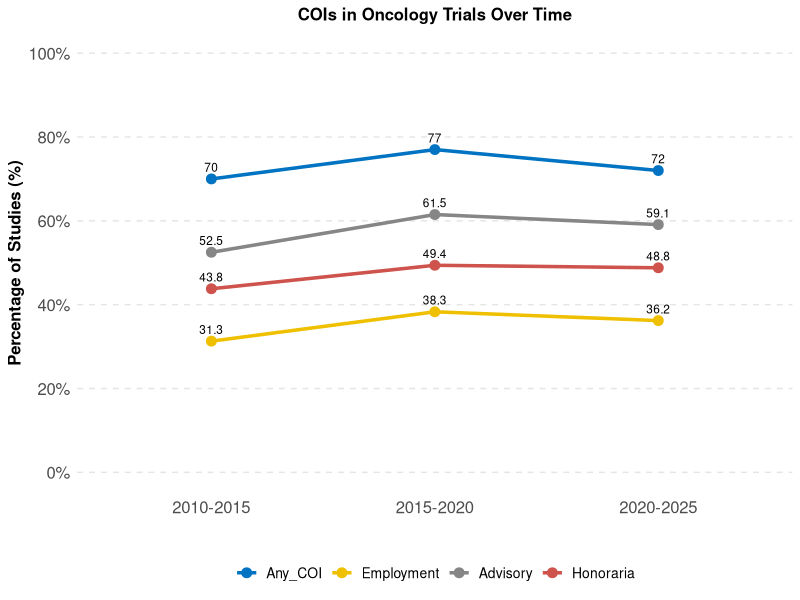
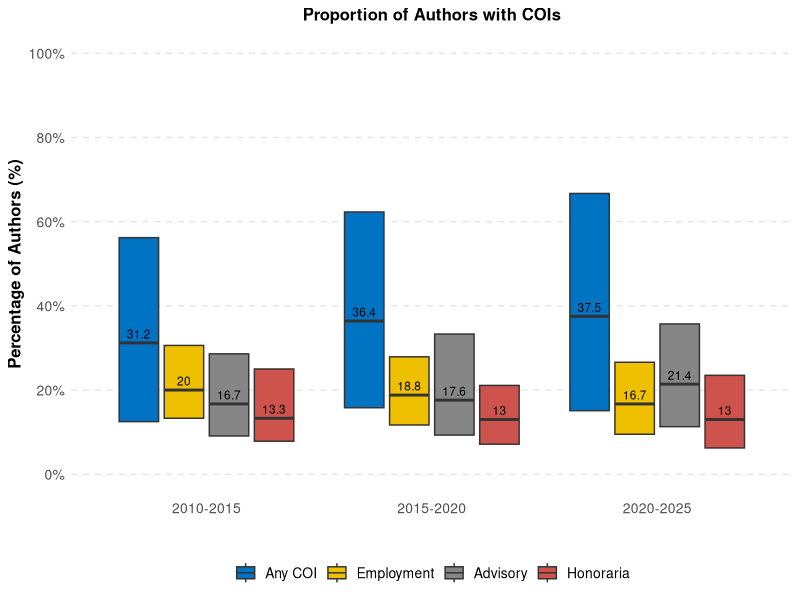
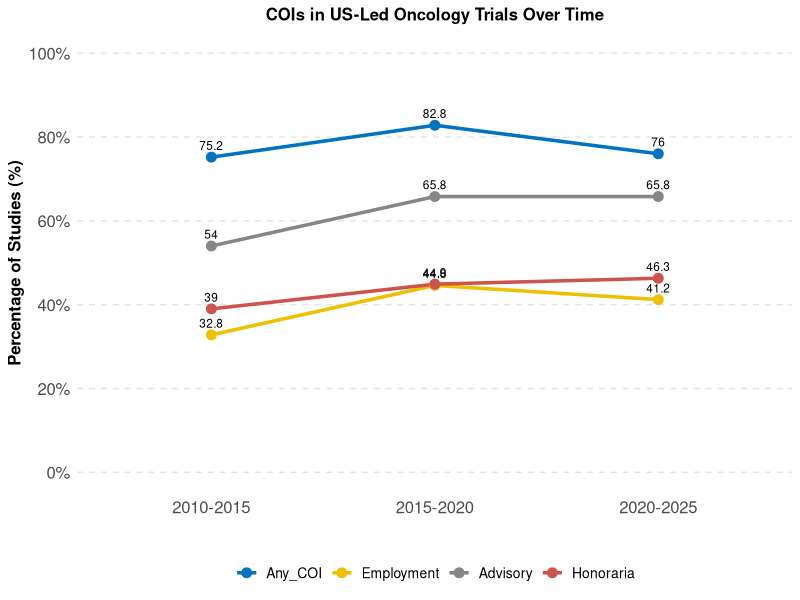
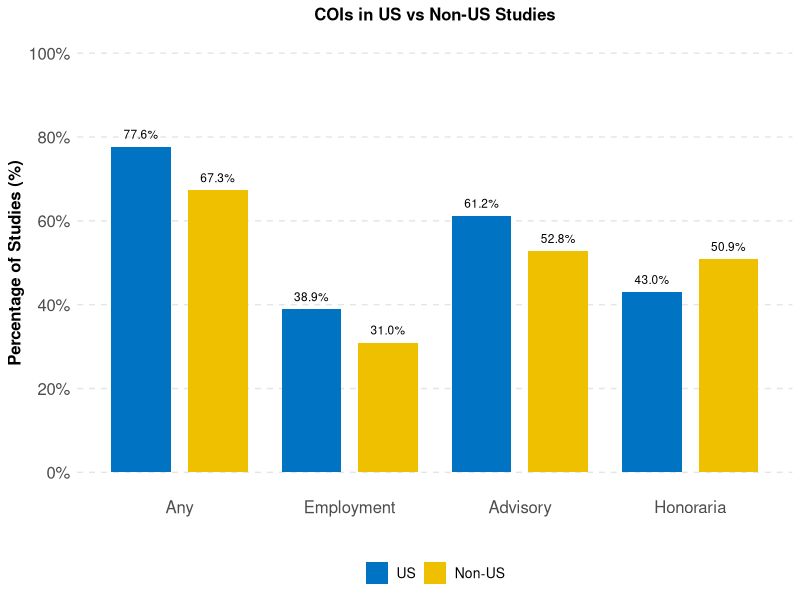
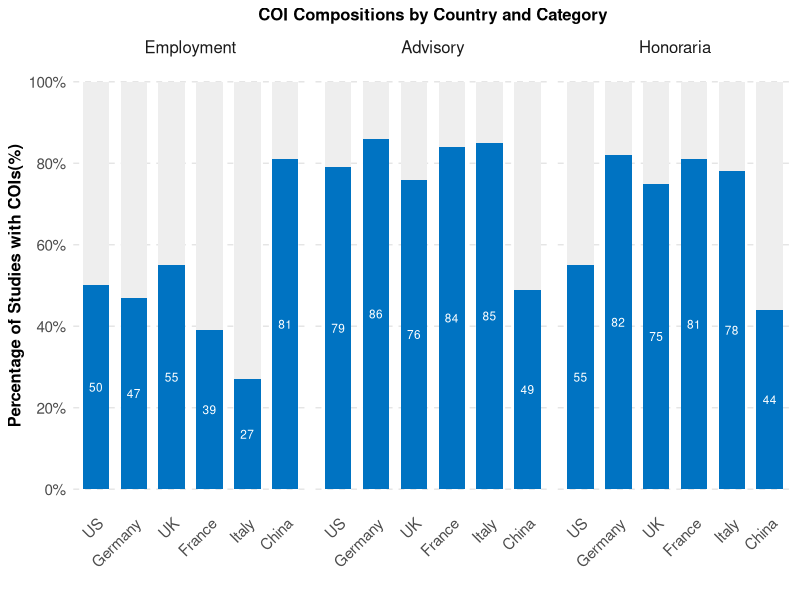
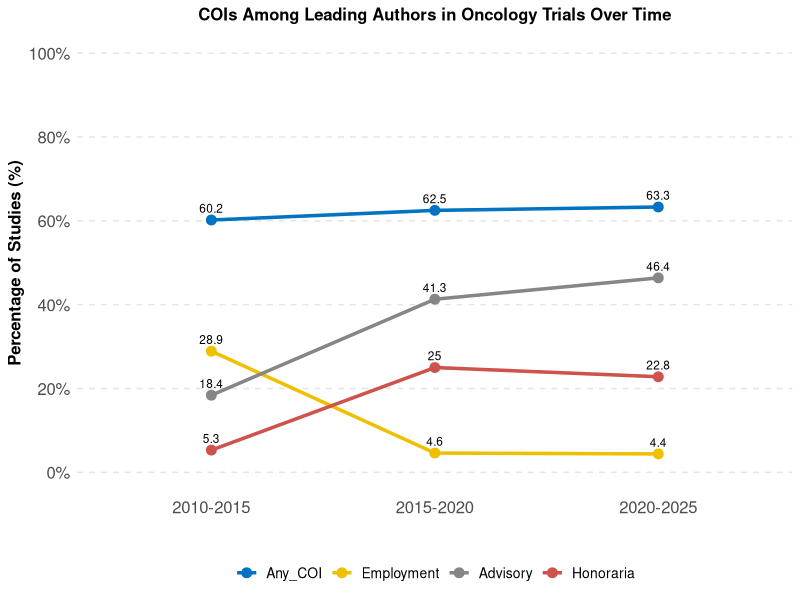

The R script that drew these images, in order:
library(ggplot2)
library(dplyr)
library(tidyr)
library(scales)
library(ggsci)


####### Figure 2A, COIs and specific COI change over time #######
# Create data frame from the provided information
periods <- c("2010-2015", "2015-2020", "2020-2025")

# Create data frame with percentages
coi_data <- data.frame(
  Period = periods,
  Any_COI = c(70.0, 77.0, 72.0),
  Employment = c(31.3, 38.3, 36.2),
  Advisory = c(52.5, 61.5, 59.1),
  Honoraria = c(43.8, 49.4, 48.8),
  `Speakers Bureau` = c(NA, 26.0, 30.9)
)

# Convert to long format for ggplot
coi_long <- coi_data %>%
  pivot_longer(cols = -Period, 
               names_to = "COI_Type", 
               values_to = "Percentage") %>%
  # Filter out the types we don't want to show in the line graph
  filter(COI_Type %in% c("Any_COI", "Employment", "Advisory", "Honoraria"))

# Set the order of COI types for the legend
coi_long$COI_Type <- factor(coi_long$COI_Type, 
                            levels = c("Any_COI", "Employment", "Advisory", "Honoraria"))

# Create the plot using JCO color palette
p2_a <- ggplot(coi_long, aes(x = Period, y = Percentage, group = COI_Type, color = COI_Type)) +
  geom_line(size = 1.2) +
  geom_point(size = 3) +
  scale_y_continuous(limits = c(0, 100), 
                     breaks = seq(0, 100, by = 20),
                     labels = function(x) paste0(x, "%")) +
  scale_color_jco() +  # Use JCO color palette from ggsci
  labs(title = "COIs in Oncology Trials Over Time",
       x = "",
       y = "Percentage of Studies (%)",
       color = NULL) +
  theme_minimal() +
  theme(
    text = element_text(size = 12),
    plot.title = element_text(size = 12, face = "bold", hjust = 0.5),
    axis.title = element_text(size = 12, face = "bold"),
    axis.text = element_text(size = 12),
    legend.title = element_text(size = 10, face = "bold"),
    legend.text = element_text(size = 10),
    legend.position = "bottom",
    panel.grid.major.y = element_line(color = "gray90", linetype = "dashed"),
    panel.grid.major.x = element_blank(),
    panel.grid.minor = element_blank(),
    panel.background = element_rect(fill = "white", color = NA),
    plot.background = element_rect(fill = "white", color = NA)
  )

# Add data labels
p2_a <- p2_a + geom_text(aes(label = paste0(Percentage)), 
                   vjust = -0.8, color = "black", size = 3)

print (p2_a)


##### Figure 2B, percentage of authors with COIs ######

# Create data frame for the proportion of authors with COIs
# Format: Each row represents a COI type, with columns for the three time periods
# For each period, we have median, Q1, and Q3 values

# Create the data frame
coi_proportion <- data.frame(
  COI_Type = c("Any COI", "Employment", "Advisory", "Honoraria"),
  
  # Period 1 (2010-2015)
  Period1_Median = c(31.2, 20.0, 16.7, 13.3),
  Period1_Q1 = c(12.5, 13.3, 9.09, 7.85), 
  Period1_Q3 = c(56.2, 30.6, 28.6, 25.0),
  
  # Period 2 (2015-2020)
  Period2_Median = c(36.4, 18.8, 17.6, 13.0),
  Period2_Q1 = c(15.8, 11.7, 9.3, 7.14),
  Period2_Q3 = c(62.3, 27.9, 33.3, 21.1),
  
  # Period 3 (2020-2025)
  Period3_Median = c(37.5, 16.7, 21.4, 13.0),
  Period3_Q1 = c(15.1, 9.5, 11.3, 6.25),
  Period3_Q3 = c(66.7, 26.6, 35.7, 23.5)
)

# Reshape data to long format for ggplot
coi_long <- coi_proportion %>%
  pivot_longer(
    cols = -COI_Type,
    names_to = c("Period", ".value"),
    names_pattern = "Period(.*)_(.*)"
  ) %>%
  mutate(Period = case_when(
    Period == "1" ~ "2010-2015",
    Period == "2" ~ "2015-2020",
    Period == "3" ~ "2020-2025"
  ))

# Set the order of COI types for the legend
coi_long$COI_Type <- factor(coi_long$COI_Type, 
                            levels = c("Any COI", "Employment", "Advisory","Honoraria"))

# Create the boxplot with time on x-axis
p2_b <- ggplot(coi_long, aes(x = Period, y = Median, fill = COI_Type)) +
  geom_boxplot(
    aes(ymin = Q1, lower = Q1, middle = Median, upper = Q3, ymax = Q3),
    stat = "identity",
    position = position_dodge(width = 0.8),
    width = 0.7
  ) +
  scale_fill_jco() +
  labs(
    title = "Proportion of Authors with COIs",
    x = "",
    y = "Percentage of Authors (%)",
    fill = NULL  # Remove legend title
  ) +
  scale_y_continuous(
    limits = c(0, 100),
    breaks = seq(0, 100, by = 20),
    labels = function(x) paste0(x, "%")
  ) +
  theme_minimal() +
  theme(
    text = element_text(size = 12),
    plot.title = element_text(size = 12, face = "bold", hjust = 0.5),
    axis.title = element_text(size = 12, face = "bold"),
    axis.text = element_text(size = 10),
    legend.text = element_text(size = 10),
    legend.position = "bottom",
    panel.grid.major.y = element_line(color = "gray90", linetype = "dashed"),
    panel.grid.major.x = element_blank(),
    panel.grid.minor = element_blank(),
    panel.background = element_rect(fill = "white", color = NA),
    plot.background = element_rect(fill = "white", color = NA)
  )

# Add data labels for median values
p2_b <- p2_b + geom_text(
  aes(label = paste0(Median), group = COI_Type),
  position = position_dodge(width = 0.8),
  vjust = -0.5,
  size = 3
)

print(p2_b)


####### Figure 3A, US-specific COIs and specific COI change over time #######
# Create data frame from the provided information
periods <- c("2010-2015", "2015-2020", "2020-2025")

# Create data frame with percentages
coi_data <- data.frame(
  Period = periods,
  Any_COI = c(75.2, 82.8, 76.0),
  Employment = c(32.8, 44.6, 41.2),
  Advisory = c(54.0, 65.8, 65.8),
  Honoraria = c(39.0, 44.9, 46.3)
)

# Convert to long format for ggplot
coi_long <- coi_data %>%
  pivot_longer(cols = -Period, 
               names_to = "COI_Type", 
               values_to = "Percentage") %>%
  # Filter out the types we don't want to show in the line graph
  filter(COI_Type %in% c("Any_COI", "Employment", "Advisory", "Honoraria"))

# Set the order of COI types for the legend
coi_long$COI_Type <- factor(coi_long$COI_Type, 
                            levels = c("Any_COI", "Employment", "Advisory", "Honoraria"))

# Create the plot using JCO color palette
p3_a <- ggplot(coi_long, aes(x = Period, y = Percentage, group = COI_Type, color = COI_Type)) +
  geom_line(size = 1.2) +
  geom_point(size = 3) +
  scale_y_continuous(limits = c(0, 100), 
                     breaks = seq(0, 100, by = 20),
                     labels = function(x) paste0(x, "%")) +
  scale_color_jco() +  # Use JCO color palette from ggsci
  labs(title = "COIs in US-Led Oncology Trials Over Time",
       x = "",
       y = "Percentage of Studies (%)",
       color = NULL) +
  theme_minimal() +
  theme(
    text = element_text(size = 12),
    plot.title = element_text(size = 12, face = "bold", hjust = 0.5),
    axis.title = element_text(size = 12, face = "bold"),
    axis.text = element_text(size = 12),
    legend.title = element_text(size = 10, face = "bold"),
    legend.text = element_text(size = 10),
    legend.position = "bottom",
    panel.grid.major.y = element_line(color = "gray90", linetype = "dashed"),
    panel.grid.major.x = element_blank(),
    panel.grid.minor = element_blank(),
    panel.background = element_rect(fill = "white", color = NA),
    plot.background = element_rect(fill = "white", color = NA)
  )

# Add data labels
p3_a <- p3_a + geom_text(aes(label = paste0(Percentage)), 
                         vjust = -0.8, color = "black", size = 3)

print (p3_a)


##### Figure 3b, US vs non-US based on COI types #####
# Define the data
US <- c(868, 435, 684, 481)
non_US <- c(730, 336, 573, 552)

total_US <- 1118
total_non_US <- 1085

# Calculate percentages
US_percentages <- (US / total_US) * 100
non_US_percentages <- (non_US / total_non_US) * 100

# Create a data frame for plotting
coi_data <- data.frame(
  Category = rep(c("Any", "Employment", "Advisory", "Honoraria"), 2),
  Region = c(rep("US", 4), rep("Non-US", 4)),
  Percentage = c(US_percentages, non_US_percentages)
)

# Set the order of categories and regions
coi_data$Category <- factor(coi_data$Category, levels = c("Any", "Employment", "Advisory", "Honoraria"))
coi_data$Region <- factor(coi_data$Region, levels = c("US", "Non-US"))

# Create the plot
p3_b <- ggplot(coi_data, aes(x = Category, y = Percentage, fill = Region)) +
  geom_bar(stat = "identity", position = position_dodge(width = 0.9), width = 0.7) +
  scale_y_continuous(limits = c(0, 100), 
                     breaks = seq(0, 100, by = 20),
                     labels = function(x) paste0(x, "%")) +
  scale_fill_jco() +  # Use JCO color palette from ggsci
  labs(title = "COIs in US vs Non-US Studies",
       x = "",
       y = "Percentage of Studies (%)",
       fill = NULL) +
  theme_minimal() +
  theme(
    text = element_text(size = 12),
    plot.title = element_text(size = 12, face = "bold", hjust = 0.5),
    axis.title = element_text(size = 12, face = "bold"),
    axis.text = element_text(size = 12),
    legend.title = element_text(size = 10, face = "bold"),
    legend.text = element_text(size = 10),
    legend.position = "bottom",
    panel.grid.major.y = element_line(color = "gray90", linetype = "dashed"),
    panel.grid.major.x = element_blank(),
    panel.grid.minor = element_blank(),
    panel.background = element_rect(fill = "white", color = NA),
    plot.background = element_rect(fill = "white", color = NA)
  )

# Add data labels
p3_b <- p3_b + geom_text(aes(label = sprintf("%.1f%%", Percentage), 
                             y = Percentage + 3,
                             group = Region),
                         position = position_dodge(width = 0.9),
                         color = "black", size = 3)

# Calculate p-values for annotation
COI_all <- matrix(c(US[1], total_US - US[1], non_US[1], total_non_US - non_US[1]), nrow=2, byrow=TRUE)
COI_employment <- matrix(c(US[2], total_US - US[2], non_US[2], total_non_US - non_US[2]), nrow=2, byrow=TRUE)
COI_advisory <- matrix(c(US[3], total_US - US[3], non_US[3], total_non_US - non_US[3]), nrow=2, byrow=TRUE)
COI_honoraria <- matrix(c(US[4], total_US - US[4], non_US[4], total_non_US - non_US[4]), nrow=2, byrow=TRUE)

p_values <- c(
  chisq.test(COI_all)$p.value,
  chisq.test(COI_employment)$p.value,
  chisq.test(COI_advisory)$p.value,
  chisq.test(COI_honoraria)$p.value
)

print(p3_b)


##### Figure 3C, compositions of COI for US and top 5 non-US countries #####
# rate for Employment, Adivosry, and Honoraria
US <- c(50.1, 78.8, 55.4)
Germany = c(46.7, 85.6, 82.2)
UK = c(55.3, 76.3, 75)
France = c(39.0, 84.4, 80.5)
Italy = c(27.1, 84.7, 78.0)
China = c(80.5, 48.8, 43.9)

# Define data for each country
Employment <- c(50, 47, 55, 39, 27, 81)
Advisory <- c(79, 86, 76, 84, 85, 49)
Honoraria <- c(55, 82, 75, 81, 78, 44)
Countries <- c("US", "Germany", "UK", "France", "Italy", "China")

# Create a data frame
coi_data <- data.frame(
  Country = rep(Countries, 3),
  Category = factor(rep(c("Employment", "Advisory", "Honoraria"), each = 6),
                    levels = c("Employment", "Advisory", "Honoraria")),
  Percentage = c(Employment, Advisory, Honoraria)
)

# Add complement percentage to reach 100%
coi_data$Complement <- 100 - coi_data$Percentage

# Convert to long format for stacked bars
coi_data_long <- coi_data %>%
  pivot_longer(cols = c(Percentage, Complement),
               names_to = "Type",
               values_to = "Value")

# Set the order of countries
coi_data_long$Country <- factor(coi_data_long$Country, 
                               levels = c("US", "Germany", "UK", "France", "Italy", "China"))

# Create the plot
p3_c <- ggplot(coi_data_long, aes(x = Country, y = Value, fill = Type)) +
  geom_bar(stat = "identity", width = 0.7) +
  facet_grid(. ~ Category) +  # Separate facets for each category
  scale_y_continuous(limits = c(0, 100),
                     breaks = seq(0, 100, by = 20),
                     labels = function(x) paste0(x, "%")) +
  scale_fill_manual(values = c("Percentage" = "#0073C2", "Complement" = "#EEEEEE")) +
  labs(title = "COI Compositions by Country and Category",
       x = "",
       y = "Percentage of Studies with COIs(%)",
       fill = NULL) +
  theme_minimal() +
  theme(
    text = element_text(size = 12),
    plot.title = element_text(size = 12, face = "bold", hjust = 0.5),
    axis.title = element_text(size = 12, face = "bold"),
    axis.text = element_text(size = 11),
    axis.text.x = element_text(angle = 45, hjust = 1),
    legend.position = "none",
    panel.grid.major.y = element_line(color = "gray90", linetype = "dashed"),
    panel.grid.major.x = element_blank(),
    panel.grid.minor = element_blank(),
    panel.background = element_rect(fill = "white", color = NA),
    plot.background = element_rect(fill = "white", color = NA),
    strip.text = element_text(size = 12)
  )

# Add data labels for the actual percentages
p3_c <- p3_c + geom_text(
  data = subset(coi_data_long, Type == "Percentage"),
  aes(label = sprintf("%.0f", Value), y = Value/2),
  color = "white", size = 3
)

print(p3_c)


####### Figure 3D, Leading authors COIs and specific COI change over time #######
# Create data frame from the provided information
periods <- c("2010-2015", "2015-2020", "2020-2025")

# Create data frame with percentages
coi_data <- data.frame(
  Period = periods,
  Any_COI = c(60.2, 62.5, 63.3),
  Employment = c(28.9, 4.6, 4.4),
  Advisory = c(18.4, 41.3, 46.4),
  Honoraria = c(5.3, 25.0, 22.8)
)

# Convert to long format for ggplot
coi_long <- coi_data %>%
  pivot_longer(cols = -Period, 
               names_to = "COI_Type", 
               values_to = "Percentage") %>%
  # Filter out the types we don't want to show in the line graph
  filter(COI_Type %in% c("Any_COI", "Employment", "Advisory", "Honoraria"))

# Set the order of COI types for the legend
coi_long$COI_Type <- factor(coi_long$COI_Type, 
                            levels = c("Any_COI", "Employment", "Advisory", "Honoraria"))

# Create the plot using JCO color palette
p3_d <- ggplot(coi_long, aes(x = Period, y = Percentage, group = COI_Type, color = COI_Type)) +
  geom_line(size = 1.2) +
  geom_point(size = 3) +
  scale_y_continuous(limits = c(0, 100), 
                     breaks = seq(0, 100, by = 20),
                     labels = function(x) paste0(x, "%")) +
  scale_color_jco() +  # Use JCO color palette from ggsci
  labs(title = "COIs Among Leading Authors in Oncology Trials Over Time",
       x = "",
       y = "Percentage of Studies (%)",
       color = NULL) +
  theme_minimal() +
  theme(
    text = element_text(size = 12),
    plot.title = element_text(size = 12, face = "bold", hjust = 0.5),
    axis.title = element_text(size = 12, face = "bold"),
    axis.text = element_text(size = 12),
    legend.title = element_text(size = 10, face = "bold"),
    legend.text = element_text(size = 10),
    legend.position = "bottom",
    panel.grid.major.y = element_line(color = "gray90", linetype = "dashed"),
    panel.grid.major.x = element_blank(),
    panel.grid.minor = element_blank(),
    panel.background = element_rect(fill = "white", color = NA),
    plot.background = element_rect(fill = "white", color = NA)
  )

# Add data labels
p3_d <- p3_d + geom_text(aes(label = paste0(Percentage)), 
                         vjust = -0.8, color = "black", size = 3)

print (p3_d)
